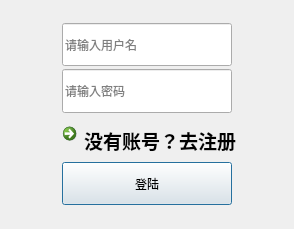
<?xml version="1.0" encoding="UTF-8"?>
<ui version="4.0">
 <class>LoginPage</class>
 <widget class="QWidget" name="LoginPage">
  <property name="geometry">
   <rect>
    <x>0</x>
    <y>0</y>
    <width>294</width>
    <height>229</height>
   </rect>
  </property>
  <property name="windowTitle">
   <string>LoginPage</string>
  </property>
  <layout class="QGridLayout" name="gridLayout">
   <item row="0" column="0">
    <widget class="QStackedWidget" name="stackedWidget">
     <property name="currentIndex">
      <number>0</number>
     </property>
     <widget class="QWidget" name="pageLogin">
      <layout class="QVBoxLayout" name="verticalLayout_2" stretch="0,1,1,1,1,0">
       <property name="spacing">
        <number>3</number>
       </property>
       <item>
        <spacer name="verticalSpacer_4">
         <property name="orientation">
          <enum>Qt::Orientation::Vertical</enum>
         </property>
         <property name="sizeHint" stdset="0">
          <size>
           <width>20</width>
           <height>3</height>
          </size>
         </property>
        </spacer>
       </item>
       <item>
        <layout class="QHBoxLayout" name="horizontalLayout_5" stretch="1,4,1">
         <item>
          <spacer name="horizontalSpacer_9">
           <property name="orientation">
            <enum>Qt::Orientation::Horizontal</enum>
           </property>
           <property name="sizeHint" stdset="0">
            <size>
             <width>40</width>
             <height>20</height>
            </size>
           </property>
          </spacer>
         </item>
         <item>
          <widget class="QLineEdit" name="leLgUsername">
           <property name="sizePolicy">
            <sizepolicy hsizetype="Expanding" vsizetype="Preferred">
             <horstretch>0</horstretch>
             <verstretch>0</verstretch>
            </sizepolicy>
           </property>
           <property name="placeholderText">
            <string>请输入用户名</string>
           </property>
          </widget>
         </item>
         <item>
          <spacer name="horizontalSpacer_10">
           <property name="orientation">
            <enum>Qt::Orientation::Horizontal</enum>
           </property>
           <property name="sizeHint" stdset="0">
            <size>
             <width>40</width>
             <height>20</height>
            </size>
           </property>
          </spacer>
         </item>
        </layout>
       </item>
       <item>
        <layout class="QHBoxLayout" name="horizontalLayout_6" stretch="1,4,1">
         <item>
          <spacer name="horizontalSpacer_11">
           <property name="orientation">
            <enum>Qt::Orientation::Horizontal</enum>
           </property>
           <property name="sizeHint" stdset="0">
            <size>
             <width>40</width>
             <height>20</height>
            </size>
           </property>
          </spacer>
         </item>
         <item>
          <widget class="QLineEdit" name="leLgPassword">
           <property name="sizePolicy">
            <sizepolicy hsizetype="Expanding" vsizetype="Preferred">
             <horstretch>0</horstretch>
             <verstretch>0</verstretch>
            </sizepolicy>
           </property>
           <property name="echoMode">
            <enum>QLineEdit::EchoMode::Password</enum>
           </property>
           <property name="placeholderText">
            <string>请输入密码</string>
           </property>
          </widget>
         </item>
         <item>
          <spacer name="horizontalSpacer_12">
           <property name="orientation">
            <enum>Qt::Orientation::Horizontal</enum>
           </property>
           <property name="sizeHint" stdset="0">
            <size>
             <width>40</width>
             <height>20</height>
            </size>
           </property>
          </spacer>
         </item>
        </layout>
       </item>
       <item>
        <layout class="QHBoxLayout" name="horizontalLayout_7" stretch="1,4,1">
         <item>
          <spacer name="horizontalSpacer_13">
           <property name="orientation">
            <enum>Qt::Orientation::Horizontal</enum>
           </property>
           <property name="sizeHint" stdset="0">
            <size>
             <width>40</width>
             <height>20</height>
            </size>
           </property>
          </spacer>
         </item>
         <item>
          <widget class="QCommandLinkButton" name="btnGotoReg">
           <property name="sizePolicy">
            <sizepolicy hsizetype="Expanding" vsizetype="Preferred">
             <horstretch>0</horstretch>
             <verstretch>0</verstretch>
            </sizepolicy>
           </property>
           <property name="maximumSize">
            <size>
             <width>16777215</width>
             <height>16777215</height>
            </size>
           </property>
           <property name="font">
            <font>
             <pointsize>14</pointsize>
            </font>
           </property>
           <property name="text">
            <string>没有账号？去注册</string>
           </property>
          </widget>
         </item>
         <item>
          <spacer name="horizontalSpacer_14">
           <property name="orientation">
            <enum>Qt::Orientation::Horizontal</enum>
           </property>
           <property name="sizeHint" stdset="0">
            <size>
             <width>40</width>
             <height>20</height>
            </size>
           </property>
          </spacer>
         </item>
        </layout>
       </item>
       <item>
        <layout class="QHBoxLayout" name="horizontalLayout_8" stretch="1,4,1">
         <item>
          <spacer name="horizontalSpacer_15">
           <property name="orientation">
            <enum>Qt::Orientation::Horizontal</enum>
           </property>
           <property name="sizeHint" stdset="0">
            <size>
             <width>40</width>
             <height>20</height>
            </size>
           </property>
          </spacer>
         </item>
         <item>
          <widget class="QPushButton" name="btnLogin">
           <property name="sizePolicy">
            <sizepolicy hsizetype="Minimum" vsizetype="Preferred">
             <horstretch>0</horstretch>
             <verstretch>0</verstretch>
            </sizepolicy>
           </property>
           <property name="text">
            <string>登陆</string>
           </property>
           <property name="default">
            <bool>true</bool>
           </property>
          </widget>
         </item>
         <item>
          <spacer name="horizontalSpacer_16">
           <property name="orientation">
            <enum>Qt::Orientation::Horizontal</enum>
           </property>
           <property name="sizeHint" stdset="0">
            <size>
             <width>40</width>
             <height>20</height>
            </size>
           </property>
          </spacer>
         </item>
        </layout>
       </item>
       <item>
        <spacer name="verticalSpacer_3">
         <property name="orientation">
          <enum>Qt::Orientation::Vertical</enum>
         </property>
         <property name="sizeHint" stdset="0">
          <size>
           <width>20</width>
           <height>4</height>
          </size>
         </property>
        </spacer>
       </item>
      </layout>
     </widget>
     <widget class="QWidget" name="pageRegister">
      <layout class="QVBoxLayout" name="verticalLayout" stretch="0,1,1,1,1,0">
       <property name="spacing">
        <number>3</number>
       </property>
       <item>
        <spacer name="verticalSpacer">
         <property name="orientation">
          <enum>Qt::Orientation::Vertical</enum>
         </property>
         <property name="sizeHint" stdset="0">
          <size>
           <width>20</width>
           <height>12</height>
          </size>
         </property>
        </spacer>
       </item>
       <item>
        <layout class="QHBoxLayout" name="horizontalLayout" stretch="1,4,1">
         <item>
          <spacer name="horizontalSpacer">
           <property name="orientation">
            <enum>Qt::Orientation::Horizontal</enum>
           </property>
           <property name="sizeHint" stdset="0">
            <size>
             <width>40</width>
             <height>20</height>
            </size>
           </property>
          </spacer>
         </item>
         <item>
          <widget class="QLineEdit" name="leRegUsername">
           <property name="sizePolicy">
            <sizepolicy hsizetype="Expanding" vsizetype="Preferred">
             <horstretch>0</horstretch>
             <verstretch>0</verstretch>
            </sizepolicy>
           </property>
           <property name="placeholderText">
            <string>请输入用户名</string>
           </property>
          </widget>
         </item>
         <item>
          <spacer name="horizontalSpacer_2">
           <property name="orientation">
            <enum>Qt::Orientation::Horizontal</enum>
           </property>
           <property name="sizeHint" stdset="0">
            <size>
             <width>40</width>
             <height>20</height>
            </size>
           </property>
          </spacer>
         </item>
        </layout>
       </item>
       <item>
        <layout class="QHBoxLayout" name="horizontalLayout_2" stretch="1,4,1">
         <item>
          <spacer name="horizontalSpacer_3">
           <property name="orientation">
            <enum>Qt::Orientation::Horizontal</enum>
           </property>
           <property name="sizeHint" stdset="0">
            <size>
             <width>40</width>
             <height>20</height>
            </size>
           </property>
          </spacer>
         </item>
         <item>
          <widget class="QLineEdit" name="leRegPassword1">
           <property name="sizePolicy">
            <sizepolicy hsizetype="Expanding" vsizetype="Preferred">
             <horstretch>0</horstretch>
             <verstretch>0</verstretch>
            </sizepolicy>
           </property>
           <property name="echoMode">
            <enum>QLineEdit::EchoMode::Password</enum>
           </property>
           <property name="placeholderText">
            <string>请输入密码</string>
           </property>
          </widget>
         </item>
         <item>
          <spacer name="horizontalSpacer_4">
           <property name="orientation">
            <enum>Qt::Orientation::Horizontal</enum>
           </property>
           <property name="sizeHint" stdset="0">
            <size>
             <width>40</width>
             <height>20</height>
            </size>
           </property>
          </spacer>
         </item>
        </layout>
       </item>
       <item>
        <layout class="QHBoxLayout" name="horizontalLayout_3" stretch="1,4,1">
         <item>
          <spacer name="horizontalSpacer_5">
           <property name="orientation">
            <enum>Qt::Orientation::Horizontal</enum>
           </property>
           <property name="sizeHint" stdset="0">
            <size>
             <width>40</width>
             <height>20</height>
            </size>
           </property>
          </spacer>
         </item>
         <item>
          <widget class="QLineEdit" name="leRegPassword2">
           <property name="sizePolicy">
            <sizepolicy hsizetype="Expanding" vsizetype="Preferred">
             <horstretch>0</horstretch>
             <verstretch>0</verstretch>
            </sizepolicy>
           </property>
           <property name="echoMode">
            <enum>QLineEdit::EchoMode::Password</enum>
           </property>
           <property name="placeholderText">
            <string>请再次输入密码</string>
           </property>
          </widget>
         </item>
         <item>
          <spacer name="horizontalSpacer_6">
           <property name="orientation">
            <enum>Qt::Orientation::Horizontal</enum>
           </property>
           <property name="sizeHint" stdset="0">
            <size>
             <width>40</width>
             <height>20</height>
            </size>
           </property>
          </spacer>
         </item>
        </layout>
       </item>
       <item>
        <layout class="QHBoxLayout" name="horizontalLayout_4" stretch="1,2,2,1">
         <item>
          <spacer name="horizontalSpacer_7">
           <property name="orientation">
            <enum>Qt::Orientation::Horizontal</enum>
           </property>
           <property name="sizeHint" stdset="0">
            <size>
             <width>40</width>
             <height>20</height>
            </size>
           </property>
          </spacer>
         </item>
         <item>
          <widget class="QPushButton" name="btnReg">
           <property name="sizePolicy">
            <sizepolicy hsizetype="Minimum" vsizetype="Preferred">
             <horstretch>0</horstretch>
             <verstretch>0</verstretch>
            </sizepolicy>
           </property>
           <property name="text">
            <string>注册</string>
           </property>
           <property name="default">
            <bool>true</bool>
           </property>
          </widget>
         </item>
         <item>
          <widget class="QPushButton" name="btnGotoLogin">
           <property name="sizePolicy">
            <sizepolicy hsizetype="Minimum" vsizetype="Preferred">
             <horstretch>0</horstretch>
             <verstretch>0</verstretch>
            </sizepolicy>
           </property>
           <property name="text">
            <string>返回</string>
           </property>
          </widget>
         </item>
         <item>
          <spacer name="horizontalSpacer_8">
           <property name="orientation">
            <enum>Qt::Orientation::Horizontal</enum>
           </property>
           <property name="sizeHint" stdset="0">
            <size>
             <width>40</width>
             <height>20</height>
            </size>
           </property>
          </spacer>
         </item>
        </layout>
       </item>
       <item>
        <spacer name="verticalSpacer_2">
         <property name="orientation">
          <enum>Qt::Orientation::Vertical</enum>
         </property>
         <property name="sizeHint" stdset="0">
          <size>
           <width>20</width>
           <height>12</height>
          </size>
         </property>
        </spacer>
       </item>
      </layout>
     </widget>
    </widget>
   </item>
  </layout>
 </widget>
 <resources/>
 <connections/>
</ui>
